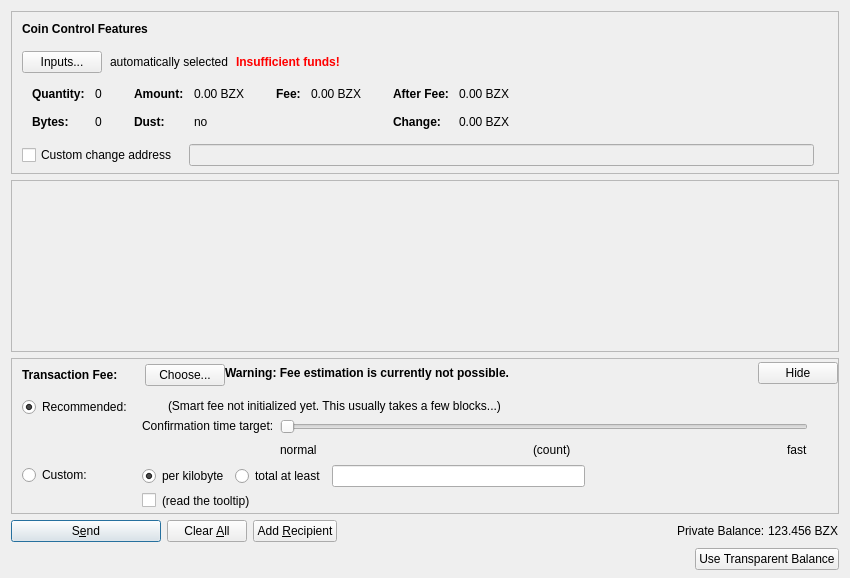
<?xml version="1.0" encoding="UTF-8"?>
<ui version="4.0">
 <class>SendCoinsDialog</class>
 <widget class="QDialog" name="SendCoinsDialog">
  <property name="geometry">
   <rect>
    <x>0</x>
    <y>0</y>
    <width>850</width>
    <height>578</height>
   </rect>
  </property>
  <property name="windowTitle">
   <string>Send Coins</string>
  </property>
  <layout class="QVBoxLayout" name="verticalLayout" stretch="0,1,0,0,0">
   <property name="bottomMargin">
    <number>8</number>
   </property>
   <item>
    <widget class="QFrame" name="frameCoinControl">
     <property name="sizePolicy">
      <sizepolicy hsizetype="Expanding" vsizetype="Expanding">
       <horstretch>0</horstretch>
       <verstretch>0</verstretch>
      </sizepolicy>
     </property>
     <property name="maximumSize">
      <size>
       <width>16777215</width>
       <height>16777215</height>
      </size>
     </property>
     <property name="frameShape">
      <enum>QFrame::StyledPanel</enum>
     </property>
     <property name="frameShadow">
      <enum>QFrame::Sunken</enum>
     </property>
     <layout class="QVBoxLayout" name="verticalLayoutCoinControl2">
      <property name="spacing">
       <number>0</number>
      </property>
      <property name="leftMargin">
       <number>0</number>
      </property>
      <property name="topMargin">
       <number>0</number>
      </property>
      <property name="rightMargin">
       <number>0</number>
      </property>
      <property name="bottomMargin">
       <number>6</number>
      </property>
      <item>
       <layout class="QVBoxLayout" name="verticalLayoutCoinControl" stretch="0,0,0,0,1">
        <property name="spacing">
         <number>0</number>
        </property>
        <property name="leftMargin">
         <number>10</number>
        </property>
        <property name="topMargin">
         <number>10</number>
        </property>
        <item>
         <layout class="QHBoxLayout" name="horizontalLayoutCoinControl1">
          <property name="bottomMargin">
           <number>15</number>
          </property>
          <item>
           <widget class="QLabel" name="labelCoinControlFeatures">
            <property name="sizePolicy">
             <sizepolicy hsizetype="Preferred" vsizetype="Maximum">
              <horstretch>0</horstretch>
              <verstretch>0</verstretch>
             </sizepolicy>
            </property>
            <property name="font">
             <font>
              <weight>75</weight>
              <bold>true</bold>
             </font>
            </property>
            <property name="styleSheet">
             <string notr="true">font-weight:bold;</string>
            </property>
            <property name="text">
             <string>Coin Control Features</string>
            </property>
           </widget>
          </item>
         </layout>
        </item>
        <item>
         <layout class="QHBoxLayout" name="horizontalLayoutCoinControl2" stretch="0,0,0,0">
          <property name="spacing">
           <number>8</number>
          </property>
          <property name="bottomMargin">
           <number>10</number>
          </property>
          <item>
           <widget class="QPushButton" name="pushButtonCoinControl">
            <property name="styleSheet">
             <string notr="true"/>
            </property>
            <property name="text">
             <string>Inputs...</string>
            </property>
            <property name="autoDefault">
             <bool>false</bool>
            </property>
           </widget>
          </item>
          <item>
           <widget class="QLabel" name="labelCoinControlAutomaticallySelected">
            <property name="text">
             <string>automatically selected</string>
            </property>
            <property name="margin">
             <number>5</number>
            </property>
           </widget>
          </item>
          <item>
           <widget class="QLabel" name="labelCoinControlInsuffFunds">
            <property name="font">
             <font>
              <weight>75</weight>
              <bold>true</bold>
             </font>
            </property>
            <property name="styleSheet">
             <string notr="true">color:red;font-weight:bold;</string>
            </property>
            <property name="text">
             <string>Insufficient funds!</string>
            </property>
            <property name="margin">
             <number>5</number>
            </property>
           </widget>
          </item>
          <item>
           <spacer name="horizontalSpacerCoinControl">
            <property name="orientation">
             <enum>Qt::Horizontal</enum>
            </property>
            <property name="sizeHint" stdset="0">
             <size>
              <width>40</width>
              <height>1</height>
             </size>
            </property>
           </spacer>
          </item>
         </layout>
        </item>
        <item>
         <widget class="QWidget" name="widgetCoinControl" native="true">
          <property name="sizePolicy">
           <sizepolicy hsizetype="Preferred" vsizetype="Preferred">
            <horstretch>0</horstretch>
            <verstretch>0</verstretch>
           </sizepolicy>
          </property>
          <property name="minimumSize">
           <size>
            <width>0</width>
            <height>0</height>
           </size>
          </property>
          <property name="styleSheet">
           <string notr="true"/>
          </property>
          <layout class="QHBoxLayout" name="horizontalLayoutCoinControl5">
           <property name="leftMargin">
            <number>0</number>
           </property>
           <property name="topMargin">
            <number>0</number>
           </property>
           <property name="rightMargin">
            <number>0</number>
           </property>
           <property name="bottomMargin">
            <number>0</number>
           </property>
           <item>
            <layout class="QHBoxLayout" name="horizontalLayoutCoinControl3" stretch="0,0,0,1">
             <property name="spacing">
              <number>20</number>
             </property>
             <property name="topMargin">
              <number>0</number>
             </property>
             <property name="bottomMargin">
              <number>10</number>
             </property>
             <item>
              <layout class="QFormLayout" name="formLayoutCoinControl1">
               <property name="horizontalSpacing">
                <number>10</number>
               </property>
               <property name="verticalSpacing">
                <number>14</number>
               </property>
               <property name="leftMargin">
                <number>10</number>
               </property>
               <property name="topMargin">
                <number>4</number>
               </property>
               <property name="rightMargin">
                <number>6</number>
               </property>
               <item row="0" column="0">
                <widget class="QLabel" name="labelCoinControlQuantityText">
                 <property name="font">
                  <font>
                   <weight>75</weight>
                   <bold>true</bold>
                  </font>
                 </property>
                 <property name="text">
                  <string>Quantity:</string>
                 </property>
                 <property name="margin">
                  <number>0</number>
                 </property>
                </widget>
               </item>
               <item row="0" column="1">
                <widget class="QLabel" name="labelCoinControlQuantity">
                 <property name="cursor">
                  <cursorShape>IBeamCursor</cursorShape>
                 </property>
                 <property name="contextMenuPolicy">
                  <enum>Qt::ActionsContextMenu</enum>
                 </property>
                 <property name="text">
                  <string notr="true">0</string>
                 </property>
                 <property name="margin">
                  <number>0</number>
                 </property>
                 <property name="textInteractionFlags">
                  <set>Qt::LinksAccessibleByMouse|Qt::TextSelectableByKeyboard|Qt::TextSelectableByMouse</set>
                 </property>
                </widget>
               </item>
               <item row="1" column="0">
                <widget class="QLabel" name="labelCoinControlBytesText">
                 <property name="font">
                  <font>
                   <weight>75</weight>
                   <bold>true</bold>
                  </font>
                 </property>
                 <property name="text">
                  <string>Bytes:</string>
                 </property>
                </widget>
               </item>
               <item row="1" column="1">
                <widget class="QLabel" name="labelCoinControlBytes">
                 <property name="cursor">
                  <cursorShape>IBeamCursor</cursorShape>
                 </property>
                 <property name="contextMenuPolicy">
                  <enum>Qt::ActionsContextMenu</enum>
                 </property>
                 <property name="text">
                  <string notr="true">0</string>
                 </property>
                 <property name="textInteractionFlags">
                  <set>Qt::LinksAccessibleByMouse|Qt::TextSelectableByKeyboard|Qt::TextSelectableByMouse</set>
                 </property>
                </widget>
               </item>
              </layout>
             </item>
             <item>
              <layout class="QFormLayout" name="formLayoutCoinControl2">
               <property name="horizontalSpacing">
                <number>10</number>
               </property>
               <property name="verticalSpacing">
                <number>14</number>
               </property>
               <property name="leftMargin">
                <number>6</number>
               </property>
               <property name="topMargin">
                <number>4</number>
               </property>
               <property name="rightMargin">
                <number>6</number>
               </property>
               <item row="0" column="0">
                <widget class="QLabel" name="labelCoinControlAmountText">
                 <property name="font">
                  <font>
                   <weight>75</weight>
                   <bold>true</bold>
                  </font>
                 </property>
                 <property name="text">
                  <string>Amount:</string>
                 </property>
                 <property name="margin">
                  <number>0</number>
                 </property>
                </widget>
               </item>
               <item row="0" column="1">
                <widget class="QLabel" name="labelCoinControlAmount">
                 <property name="cursor">
                  <cursorShape>IBeamCursor</cursorShape>
                 </property>
                 <property name="contextMenuPolicy">
                  <enum>Qt::ActionsContextMenu</enum>
                 </property>
                 <property name="text">
                  <string notr="true">0.00 BZX</string>
                 </property>
                 <property name="textInteractionFlags">
                  <set>Qt::LinksAccessibleByMouse|Qt::TextSelectableByKeyboard|Qt::TextSelectableByMouse</set>
                 </property>
                </widget>
               </item>
               <item row="1" column="0">
                <widget class="QLabel" name="labelCoinControlLowOutputText">
                 <property name="font">
                  <font>
                   <weight>75</weight>
                   <bold>true</bold>
                  </font>
                 </property>
                 <property name="text">
                  <string>Dust:</string>
                 </property>
                </widget>
               </item>
               <item row="1" column="1">
                <widget class="QLabel" name="labelCoinControlLowOutput">
                 <property name="cursor">
                  <cursorShape>IBeamCursor</cursorShape>
                 </property>
                 <property name="contextMenuPolicy">
                  <enum>Qt::ActionsContextMenu</enum>
                 </property>
                 <property name="text">
                  <string notr="true">no</string>
                 </property>
                 <property name="textInteractionFlags">
                  <set>Qt::LinksAccessibleByMouse|Qt::TextSelectableByKeyboard|Qt::TextSelectableByMouse</set>
                 </property>
                </widget>
               </item>
              </layout>
             </item>
             <item>
              <layout class="QFormLayout" name="formLayoutCoinControl3">
               <property name="horizontalSpacing">
                <number>10</number>
               </property>
               <property name="verticalSpacing">
                <number>14</number>
               </property>
               <property name="leftMargin">
                <number>6</number>
               </property>
               <property name="topMargin">
                <number>4</number>
               </property>
               <property name="rightMargin">
                <number>6</number>
               </property>
               <item row="0" column="0">
                <widget class="QLabel" name="labelCoinControlFeeText">
                 <property name="font">
                  <font>
                   <weight>75</weight>
                   <bold>true</bold>
                  </font>
                 </property>
                 <property name="text">
                  <string>Fee:</string>
                 </property>
                 <property name="margin">
                  <number>0</number>
                 </property>
                </widget>
               </item>
               <item row="0" column="1">
                <widget class="QLabel" name="labelCoinControlFee">
                 <property name="cursor">
                  <cursorShape>IBeamCursor</cursorShape>
                 </property>
                 <property name="contextMenuPolicy">
                  <enum>Qt::ActionsContextMenu</enum>
                 </property>
                 <property name="text">
                  <string notr="true">0.00 BZX</string>
                 </property>
                 <property name="textInteractionFlags">
                  <set>Qt::LinksAccessibleByMouse|Qt::TextSelectableByKeyboard|Qt::TextSelectableByMouse</set>
                 </property>
                </widget>
               </item>
              </layout>
             </item>
             <item>
              <layout class="QFormLayout" name="formLayoutCoinControl4">
               <property name="horizontalSpacing">
                <number>10</number>
               </property>
               <property name="verticalSpacing">
                <number>14</number>
               </property>
               <property name="leftMargin">
                <number>6</number>
               </property>
               <property name="topMargin">
                <number>4</number>
               </property>
               <property name="rightMargin">
                <number>6</number>
               </property>
               <item row="0" column="0">
                <widget class="QLabel" name="labelCoinControlAfterFeeText">
                 <property name="font">
                  <font>
                   <weight>75</weight>
                   <bold>true</bold>
                  </font>
                 </property>
                 <property name="text">
                  <string>After Fee:</string>
                 </property>
                 <property name="margin">
                  <number>0</number>
                 </property>
                </widget>
               </item>
               <item row="0" column="1">
                <widget class="QLabel" name="labelCoinControlAfterFee">
                 <property name="cursor">
                  <cursorShape>IBeamCursor</cursorShape>
                 </property>
                 <property name="contextMenuPolicy">
                  <enum>Qt::ActionsContextMenu</enum>
                 </property>
                 <property name="text">
                  <string notr="true">0.00 BZX</string>
                 </property>
                 <property name="textInteractionFlags">
                  <set>Qt::LinksAccessibleByMouse|Qt::TextSelectableByKeyboard|Qt::TextSelectableByMouse</set>
                 </property>
                </widget>
               </item>
               <item row="1" column="0">
                <widget class="QLabel" name="labelCoinControlChangeText">
                 <property name="font">
                  <font>
                   <weight>75</weight>
                   <bold>true</bold>
                  </font>
                 </property>
                 <property name="text">
                  <string>Change:</string>
                 </property>
                </widget>
               </item>
               <item row="1" column="1">
                <widget class="QLabel" name="labelCoinControlChange">
                 <property name="cursor">
                  <cursorShape>IBeamCursor</cursorShape>
                 </property>
                 <property name="contextMenuPolicy">
                  <enum>Qt::ActionsContextMenu</enum>
                 </property>
                 <property name="text">
                  <string notr="true">0.00 BZX</string>
                 </property>
                 <property name="textInteractionFlags">
                  <set>Qt::LinksAccessibleByMouse|Qt::TextSelectableByKeyboard|Qt::TextSelectableByMouse</set>
                 </property>
                </widget>
               </item>
              </layout>
             </item>
            </layout>
           </item>
          </layout>
         </widget>
        </item>
        <item>
         <layout class="QHBoxLayout" name="horizontalLayoutCoinControl4" stretch="0,0,0">
          <property name="spacing">
           <number>12</number>
          </property>
          <property name="sizeConstraint">
           <enum>QLayout::SetDefaultConstraint</enum>
          </property>
          <property name="topMargin">
           <number>5</number>
          </property>
          <property name="rightMargin">
           <number>5</number>
          </property>
          <item>
           <widget class="QCheckBox" name="checkBoxCoinControlChange">
            <property name="toolTip">
             <string>If this is activated, but the change address is empty or invalid, change will be sent to a newly generated address.</string>
            </property>
            <property name="text">
             <string>Custom change address</string>
            </property>
           </widget>
          </item>
          <item>
           <widget class="QValidatedLineEdit" name="lineEditCoinControlChange">
            <property name="enabled">
             <bool>false</bool>
            </property>
            <property name="sizePolicy">
             <sizepolicy hsizetype="Expanding" vsizetype="Fixed">
              <horstretch>0</horstretch>
              <verstretch>0</verstretch>
             </sizepolicy>
            </property>
           </widget>
          </item>
          <item>
           <widget class="QLabel" name="labelCoinControlChangeLabel">
            <property name="sizePolicy">
             <sizepolicy hsizetype="Preferred" vsizetype="Expanding">
              <horstretch>0</horstretch>
              <verstretch>0</verstretch>
             </sizepolicy>
            </property>
            <property name="minimumSize">
             <size>
              <width>0</width>
              <height>0</height>
             </size>
            </property>
            <property name="text">
             <string/>
            </property>
            <property name="margin">
             <number>3</number>
            </property>
           </widget>
          </item>
         </layout>
        </item>
        <item>
         <spacer name="verticalSpacerCoinControl">
          <property name="orientation">
           <enum>Qt::Vertical</enum>
          </property>
          <property name="sizeHint" stdset="0">
           <size>
            <width>800</width>
            <height>1</height>
           </size>
          </property>
         </spacer>
        </item>
       </layout>
      </item>
     </layout>
    </widget>
   </item>
   <item>
    <widget class="QScrollArea" name="scrollArea">
     <property name="widgetResizable">
      <bool>true</bool>
     </property>
     <widget class="QWidget" name="scrollAreaWidgetContents">
      <property name="geometry">
       <rect>
        <x>0</x>
        <y>0</y>
        <width>830</width>
        <height>68</height>
       </rect>
      </property>
      <layout class="QVBoxLayout" name="verticalLayout_2" stretch="0,1">
       <property name="leftMargin">
        <number>0</number>
       </property>
       <property name="topMargin">
        <number>0</number>
       </property>
       <property name="rightMargin">
        <number>0</number>
       </property>
       <property name="bottomMargin">
        <number>0</number>
       </property>
       <item>
        <layout class="QVBoxLayout" name="entries">
         <property name="spacing">
          <number>6</number>
         </property>
        </layout>
       </item>
       <item>
        <spacer name="verticalSpacer">
         <property name="orientation">
          <enum>Qt::Vertical</enum>
         </property>
         <property name="sizeHint" stdset="0">
          <size>
           <width>20</width>
           <height>40</height>
          </size>
         </property>
        </spacer>
       </item>
      </layout>
     </widget>
    </widget>
   </item>
   <item>
    <widget class="QFrame" name="frameFee">
     <property name="sizePolicy">
      <sizepolicy hsizetype="Expanding" vsizetype="Expanding">
       <horstretch>0</horstretch>
       <verstretch>0</verstretch>
      </sizepolicy>
     </property>
     <property name="maximumSize">
      <size>
       <width>16777215</width>
       <height>16777215</height>
      </size>
     </property>
     <property name="frameShape">
      <enum>QFrame::StyledPanel</enum>
     </property>
     <property name="frameShadow">
      <enum>QFrame::Sunken</enum>
     </property>
     <layout class="QVBoxLayout" name="verticalLayoutFee1">
      <property name="spacing">
       <number>0</number>
      </property>
      <property name="leftMargin">
       <number>0</number>
      </property>
      <property name="topMargin">
       <number>0</number>
      </property>
      <property name="rightMargin">
       <number>0</number>
      </property>
      <property name="bottomMargin">
       <number>0</number>
      </property>
      <item>
       <layout class="QVBoxLayout" name="verticalLayoutFee2" stretch="0,0,0">
        <property name="spacing">
         <number>0</number>
        </property>
        <property name="leftMargin">
         <number>10</number>
        </property>
        <property name="topMargin">
         <number>0</number>
        </property>
        <item>
         <layout class="QHBoxLayout" name="horizontalLayoutFee1">
          <property name="bottomMargin">
           <number>0</number>
          </property>
          <item>
           <layout class="QVBoxLayout" name="verticalLayoutFee7">
            <property name="spacing">
             <number>0</number>
            </property>
            <item>
             <spacer name="verticalSpacerSmartFee">
              <property name="orientation">
               <enum>Qt::Vertical</enum>
              </property>
              <property name="sizeType">
               <enum>QSizePolicy::Fixed</enum>
              </property>
              <property name="sizeHint" stdset="0">
               <size>
                <width>1</width>
                <height>5</height>
               </size>
              </property>
             </spacer>
            </item>
            <item>
             <layout class="QHBoxLayout" name="horizontalLayoutSmartFee">
              <property name="spacing">
               <number>10</number>
              </property>
              <item>
               <widget class="QLabel" name="labelFeeHeadline">
                <property name="sizePolicy">
                 <sizepolicy hsizetype="Preferred" vsizetype="Maximum">
                  <horstretch>0</horstretch>
                  <verstretch>0</verstretch>
                 </sizepolicy>
                </property>
                <property name="font">
                 <font>
                  <weight>75</weight>
                  <bold>true</bold>
                 </font>
                </property>
                <property name="styleSheet">
                 <string notr="true">font-weight:bold;</string>
                </property>
                <property name="text">
                 <string>Transaction Fee:</string>
                </property>
               </widget>
              </item>
              <item>
               <widget class="QLabel" name="labelFeeMinimized">
                <property name="text">
                 <string/>
                </property>
               </widget>
              </item>
              <item>
               <widget class="QPushButton" name="buttonChooseFee">
                <property name="text">
                 <string>Choose...</string>
                </property>
               </widget>
              </item>
             </layout>
            </item>
            <item>
             <spacer name="verticalSpacer_5">
              <property name="orientation">
               <enum>Qt::Vertical</enum>
              </property>
              <property name="sizeHint" stdset="0">
               <size>
                <width>1</width>
                <height>1</height>
               </size>
              </property>
             </spacer>
            </item>
           </layout>
          </item>
          <item>
           <widget class="QLabel" name="fallbackFeeWarningLabel">
            <property name="font">
             <font>
              <weight>75</weight>
              <bold>true</bold>
             </font>
            </property>
            <property name="toolTip">
             <string>Using the fallbackfee can result in sending a transaction that will take several hours or days (or never) to confirm. Consider choosing your fee manually or wait until your have validated the complete chain.</string>
            </property>
            <property name="text">
             <string>Warning: Fee estimation is currently not possible.</string>
            </property>
            <property name="wordWrap">
             <bool>false</bool>
            </property>
           </widget>
          </item>
          <item>
           <spacer name="horizontalSpacer_4">
            <property name="orientation">
             <enum>Qt::Horizontal</enum>
            </property>
            <property name="sizeType">
             <enum>QSizePolicy::MinimumExpanding</enum>
            </property>
            <property name="sizeHint" stdset="0">
             <size>
              <width>40</width>
              <height>20</height>
             </size>
            </property>
           </spacer>
          </item>
          <item>
           <widget class="QPushButton" name="buttonMinimizeFee">
            <property name="toolTip">
             <string>collapse fee-settings</string>
            </property>
            <property name="text">
             <string>Hide</string>
            </property>
           </widget>
          </item>
         </layout>
        </item>
        <item>
         <widget class="QFrame" name="frameFeeSelection">
          <layout class="QVBoxLayout" name="verticalLayoutFee12">
           <property name="spacing">
            <number>0</number>
           </property>
           <property name="leftMargin">
            <number>0</number>
           </property>
           <property name="topMargin">
            <number>0</number>
           </property>
           <property name="rightMargin">
            <number>0</number>
           </property>
           <property name="bottomMargin">
            <number>0</number>
           </property>
           <item>
            <layout class="QGridLayout" name="gridLayoutFee">
             <property name="topMargin">
              <number>10</number>
             </property>
             <property name="bottomMargin">
              <number>4</number>
             </property>
             <property name="horizontalSpacing">
              <number>10</number>
             </property>
             <property name="verticalSpacing">
              <number>4</number>
             </property>
             <item row="1" column="1">
              <layout class="QVBoxLayout" name="verticalLayoutFee8">
               <property name="spacing">
                <number>6</number>
               </property>
               <item>
                <layout class="QHBoxLayout" name="horizontalLayoutFee13">
                 <item>
                  <widget class="QRadioButton" name="radioCustomPerKilobyte">
                   <property name="toolTip">
                    <string>If the custom fee is set to 1000 satoshis and the transaction is only 250 bytes, then &quot;per kilobyte&quot; only pays 250 satoshis in fee, while &quot;total at least&quot; pays 1000 satoshis. For transactions bigger than a kilobyte both pay by kilobyte.</string>
                   </property>
                   <property name="text">
                    <string>per kilobyte</string>
                   </property>
                   <property name="checked">
                    <bool>true</bool>
                   </property>
                   <attribute name="buttonGroup">
                    <string notr="true">groupCustomFee</string>
                   </attribute>
                  </widget>
                 </item>
                 <item>
                  <widget class="QRadioButton" name="radioCustomAtLeast">
                   <property name="toolTip">
                    <string>If the custom fee is set to 1000 satoshis and the transaction is only 250 bytes, then &quot;per kilobyte&quot; only pays 250 satoshis in fee, while &quot;total at least&quot; pays 1000 satoshis. For transactions bigger than a kilobyte both pay by kilobyte.</string>
                   </property>
                   <property name="text">
                    <string>total at least</string>
                   </property>
                   <attribute name="buttonGroup">
                    <string notr="true">groupCustomFee</string>
                   </attribute>
                  </widget>
                 </item>
                 <item>
                  <widget class="BitcoinAmountField" name="customFee"/>
                 </item>
                 <item>
                  <spacer name="horizontalSpacer_6">
                   <property name="orientation">
                    <enum>Qt::Horizontal</enum>
                   </property>
                   <property name="sizeHint" stdset="0">
                    <size>
                     <width>1</width>
                     <height>1</height>
                    </size>
                   </property>
                  </spacer>
                 </item>
                </layout>
               </item>
               <item>
                <layout class="QHBoxLayout" name="horizontalLayoutFee8">
                 <item>
                  <widget class="QCheckBox" name="checkBoxMinimumFee">
                   <property name="toolTip">
                    <string>Paying only the minimum fee is just fine as long as there is less transaction volume than space in the blocks. But be aware that this can end up in a never confirming transaction once there is more demand for BZX transactions than the network can process.</string>
                   </property>
                   <property name="text">
                    <string/>
                   </property>
                  </widget>
                 </item>
                 <item>
                  <widget class="QLabel" name="labelMinFeeWarning">
                   <property name="enabled">
                    <bool>true</bool>
                   </property>
                   <property name="toolTip">
                    <string>Paying only the minimum fee is just fine as long as there is less transaction volume than space in the blocks. But be aware that this can end up in a never confirming transaction once there is more demand for BZX transactions than the network can process.</string>
                   </property>
                   <property name="text">
                    <string>(read the tooltip)</string>
                   </property>
                   <property name="margin">
                    <number>5</number>
                   </property>
                  </widget>
                 </item>
                 <item>
                  <spacer name="horizontalSpacer_2">
                   <property name="orientation">
                    <enum>Qt::Horizontal</enum>
                   </property>
                   <property name="sizeHint" stdset="0">
                    <size>
                     <width>1</width>
                     <height>1</height>
                    </size>
                   </property>
                  </spacer>
                 </item>
                </layout>
               </item>
              </layout>
             </item>
             <item row="0" column="0">
              <layout class="QVBoxLayout" name="verticalLayoutFee4" stretch="0,1">
               <item>
                <widget class="QRadioButton" name="radioSmartFee">
                 <property name="text">
                  <string>Recommended:</string>
                 </property>
                 <property name="checked">
                  <bool>true</bool>
                 </property>
                 <attribute name="buttonGroup">
                  <string notr="true">groupFee</string>
                 </attribute>
                </widget>
               </item>
               <item>
                <spacer name="verticalSpacer_2">
                 <property name="orientation">
                  <enum>Qt::Vertical</enum>
                 </property>
                 <property name="sizeHint" stdset="0">
                  <size>
                   <width>1</width>
                   <height>1</height>
                  </size>
                 </property>
                </spacer>
               </item>
              </layout>
             </item>
             <item row="1" column="0">
              <layout class="QVBoxLayout" name="verticalLayoutFee9" stretch="0,1">
               <item>
                <widget class="QRadioButton" name="radioCustomFee">
                 <property name="text">
                  <string>Custom:</string>
                 </property>
                 <attribute name="buttonGroup">
                  <string notr="true">groupFee</string>
                 </attribute>
                </widget>
               </item>
               <item>
                <spacer name="verticalSpacer_6">
                 <property name="orientation">
                  <enum>Qt::Vertical</enum>
                 </property>
                 <property name="sizeHint" stdset="0">
                  <size>
                   <width>1</width>
                   <height>1</height>
                  </size>
                 </property>
                </spacer>
               </item>
              </layout>
             </item>
             <item row="0" column="1">
              <layout class="QVBoxLayout" name="verticalLayoutFee3" stretch="0,0,1">
               <property name="spacing">
                <number>6</number>
               </property>
               <property name="topMargin">
                <number>2</number>
               </property>
               <item>
                <layout class="QHBoxLayout" name="horizontalLayoutFee12">
                 <item>
                  <widget class="QLabel" name="labelSmartFee">
                   <property name="text">
                    <string/>
                   </property>
                   <property name="margin">
                    <number>2</number>
                   </property>
                  </widget>
                 </item>
                 <item>
                  <widget class="QLabel" name="labelFeeEstimation">
                   <property name="text">
                    <string/>
                   </property>
                  </widget>
                 </item>
                 <item>
                  <widget class="QLabel" name="labelSmartFee2">
                   <property name="text">
                    <string>(Smart fee not initialized yet. This usually takes a few blocks...)</string>
                   </property>
                   <property name="margin">
                    <number>2</number>
                   </property>
                  </widget>
                 </item>
                 <item>
                  <spacer name="horizontalSpacer_5">
                   <property name="orientation">
                    <enum>Qt::Horizontal</enum>
                   </property>
                   <property name="sizeHint" stdset="0">
                    <size>
                     <width>1</width>
                     <height>1</height>
                    </size>
                   </property>
                  </spacer>
                 </item>
                </layout>
               </item>
               <item>
                <layout class="QHBoxLayout" name="horizontalLayoutFee9">
                 <item>
                  <layout class="QVBoxLayout" name="verticalLayoutFee6">
                   <item>
                    <widget class="QLabel" name="labelSmartFee3">
                     <property name="text">
                      <string>Confirmation time target:</string>
                     </property>
                     <property name="margin">
                      <number>2</number>
                     </property>
                    </widget>
                   </item>
                   <item>
                    <spacer name="verticalSpacer_3">
                     <property name="orientation">
                      <enum>Qt::Vertical</enum>
                     </property>
                     <property name="sizeHint" stdset="0">
                      <size>
                       <width>1</width>
                       <height>1</height>
                      </size>
                     </property>
                    </spacer>
                   </item>
                  </layout>
                 </item>
                 <item>
                  <layout class="QVBoxLayout" name="verticalLayoutFee5">
                   <property name="rightMargin">
                    <number>30</number>
                   </property>
                   <item>
                    <widget class="QSlider" name="sliderSmartFee">
                     <property name="minimum">
                      <number>0</number>
                     </property>
                     <property name="maximum">
                      <number>23</number>
                     </property>
                     <property name="pageStep">
                      <number>1</number>
                     </property>
                     <property name="value">
                      <number>0</number>
                     </property>
                     <property name="orientation">
                      <enum>Qt::Horizontal</enum>
                     </property>
                     <property name="invertedAppearance">
                      <bool>false</bool>
                     </property>
                     <property name="invertedControls">
                      <bool>false</bool>
                     </property>
                     <property name="tickPosition">
                      <enum>QSlider::NoTicks</enum>
                     </property>
                    </widget>
                   </item>
                   <item>
                    <layout class="QHBoxLayout" name="horizontalLayoutFee10">
                     <item>
                      <widget class="QLabel" name="labelSmartFeeNormal">
                       <property name="text">
                        <string>normal</string>
                       </property>
                      </widget>
                     </item>
                     <item>
                      <spacer name="horizontalSpacer_7">
                       <property name="orientation">
                        <enum>Qt::Horizontal</enum>
                       </property>
                       <property name="sizeHint" stdset="0">
                        <size>
                         <width>40</width>
                         <height>20</height>
                        </size>
                       </property>
                      </spacer>
                     </item>
                     <item>
                      <widget class="QLabel" name="confirmationTargetLabel">
                       <property name="text">
                        <string notr="true">(count)</string>
                       </property>
                      </widget>
                     </item>
                     <item>
                      <spacer name="horizontalSpacer_3">
                       <property name="orientation">
                        <enum>Qt::Horizontal</enum>
                       </property>
                       <property name="sizeHint" stdset="0">
                        <size>
                         <width>40</width>
                         <height>20</height>
                        </size>
                       </property>
                      </spacer>
                     </item>
                     <item>
                      <widget class="QLabel" name="labelSmartFeeFast">
                       <property name="text">
                        <string>fast</string>
                       </property>
                      </widget>
                     </item>
                    </layout>
                   </item>
                  </layout>
                 </item>
                </layout>
               </item>
               <item>
                <spacer name="verticalSpacer_4">
                 <property name="orientation">
                  <enum>Qt::Vertical</enum>
                 </property>
                 <property name="sizeHint" stdset="0">
                  <size>
                   <width>1</width>
                   <height>1</height>
                  </size>
                 </property>
                </spacer>
               </item>
              </layout>
             </item>
            </layout>
           </item>
          </layout>
         </widget>
        </item>
        <item>
         <spacer name="verticalSpacerFee">
          <property name="orientation">
           <enum>Qt::Vertical</enum>
          </property>
          <property name="sizeHint" stdset="0">
           <size>
            <width>800</width>
            <height>1</height>
           </size>
          </property>
         </spacer>
        </item>
       </layout>
      </item>
     </layout>
    </widget>
   </item>
   <item>
    <layout class="QHBoxLayout" name="horizontalLayout">
     <item>
      <widget class="QPushButton" name="sendButton">
       <property name="minimumSize">
        <size>
         <width>150</width>
         <height>0</height>
        </size>
       </property>
       <property name="toolTip">
        <string>Confirm the send action</string>
       </property>
       <property name="text">
        <string>S&amp;end</string>
       </property>
       <property name="autoDefault">
        <bool>false</bool>
       </property>
       <property name="default">
        <bool>true</bool>
       </property>
      </widget>
     </item>
     <item>
      <widget class="QPushButton" name="clearButton">
       <property name="sizePolicy">
        <sizepolicy hsizetype="Minimum" vsizetype="Fixed">
         <horstretch>0</horstretch>
         <verstretch>0</verstretch>
        </sizepolicy>
       </property>
       <property name="toolTip">
        <string>Clear all fields of the form.</string>
       </property>
       <property name="text">
        <string>Clear &amp;All</string>
       </property>
       <property name="autoDefault">
        <bool>false</bool>
       </property>
      </widget>
     </item>
     <item>
      <widget class="QPushButton" name="addButton">
       <property name="toolTip">
        <string>Send to multiple recipients at once</string>
       </property>
       <property name="text">
        <string>Add &amp;Recipient</string>
       </property>
       <property name="autoDefault">
        <bool>false</bool>
       </property>
      </widget>
     </item>
     <item>
      <spacer name="horizontalSpacer">
       <property name="orientation">
        <enum>Qt::Horizontal</enum>
       </property>
       <property name="sizeHint" stdset="0">
        <size>
         <width>40</width>
         <height>20</height>
        </size>
       </property>
      </spacer>
     </item>
     <item>
      <layout class="QHBoxLayout" name="horizontalLayout_2">
       <property name="spacing">
        <number>3</number>
       </property>
       <item>
        <widget class="QLabel" name="labelBalanceText">
         <property name="sizePolicy">
          <sizepolicy hsizetype="Preferred" vsizetype="Fixed">
           <horstretch>0</horstretch>
           <verstretch>0</verstretch>
          </sizepolicy>
         </property>
         <property name="text">
          <string>Private Balance:</string>
         </property>
        </widget>
       </item>
       <item>
        <widget class="QLabel" name="labelBalance">
         <property name="sizePolicy">
          <sizepolicy hsizetype="Preferred" vsizetype="Fixed">
           <horstretch>0</horstretch>
           <verstretch>0</verstretch>
          </sizepolicy>
         </property>
         <property name="cursor">
          <cursorShape>IBeamCursor</cursorShape>
         </property>
         <property name="text">
          <string notr="true">123.456 BZX</string>
         </property>
         <property name="textInteractionFlags">
          <set>Qt::LinksAccessibleByMouse|Qt::TextSelectableByKeyboard|Qt::TextSelectableByMouse</set>
         </property>
        </widget>
       </item>
      </layout>
     </item>
    </layout>
   </item>
   <item>
    <layout class="QHBoxLayout" name="horizontalLayout_3">
     <property name="sizeConstraint">
      <enum>QLayout::SetDefaultConstraint</enum>
     </property>
     <item>
      <spacer name="horizontalSpacer_8">
       <property name="orientation">
        <enum>Qt::Horizontal</enum>
       </property>
       <property name="sizeHint" stdset="0">
        <size>
         <width>40</width>
         <height>20</height>
        </size>
       </property>
      </spacer>
     </item>
     <item>
      <widget class="QPushButton" name="switchFundButton">
       <property name="sizePolicy">
        <sizepolicy hsizetype="Minimum" vsizetype="Minimum">
         <horstretch>0</horstretch>
         <verstretch>0</verstretch>
        </sizepolicy>
       </property>
       <property name="text">
        <string>Use Transparent Balance</string>
       </property>
      </widget>
     </item>
    </layout>
   </item>
  </layout>
 </widget>
 <customwidgets>
  <customwidget>
   <class>QValidatedLineEdit</class>
   <extends>QLineEdit</extends>
   <header>qvalidatedlineedit.h</header>
  </customwidget>
  <customwidget>
   <class>BitcoinAmountField</class>
   <extends>QLineEdit</extends>
   <header>bitcoinamountfield.h</header>
   <container>1</container>
  </customwidget>
 </customwidgets>
 <resources>
  <include location="../bitcoin.qrc"/>
 </resources>
 <connections/>
 <buttongroups>
  <buttongroup name="groupCustomFee"/>
  <buttongroup name="groupFee"/>
 </buttongroups>
</ui>
